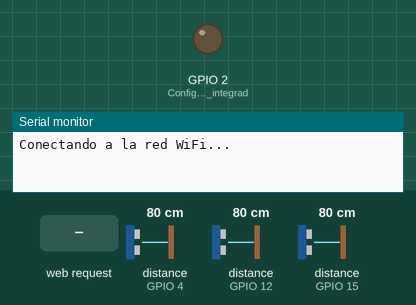
Recording of a sketch running on a simulated ESP8266 (NodeMCU). On the bench: output pins drawn as LEDs (lit = HIGH), the last lines printed to the serial monitor. Dashed ring = blinking. Inputs (shaded band) come from the test bench; at power-on: distance to the obstacle (sensors on GPIO 4, GPIO 12, GPIO 15) 80 cm. The echo pulse lasts 58.3 µs per cm; WiFi joins after 1.5 s; servers stay silent unless stated.

Above: at 0.1 s.
At 3.2 s:
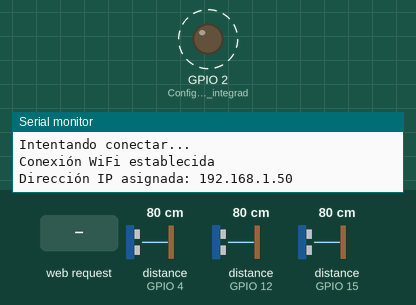
3.3 s: HTTP request GET /mediciones received
Timing chart, 0 to 12.3 s (numbered marks = the images above; inputs shaded):
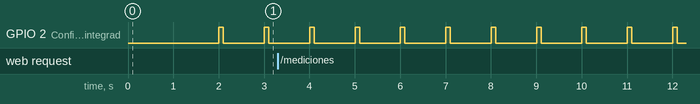

The sketch:

PenduloV2.ino
```cpp
#include <NewPing.h>
#include <ESP8266WiFi.h>
#include <ESPAsyncWebServer.h>

#define TRIG_PIN_1 5  // GPIO5 D1
#define ECHO_PIN_1 4  // GPIO4 D2

#define TRIG_PIN_2 14 // GPIO14 D5
#define ECHO_PIN_2 12 // GPIO12 D6

#define TRIG_PIN_3 13 // GPIO13 D7
#define ECHO_PIN_3 15 // GPIO15 D8

NewPing sensor1(TRIG_PIN_1, ECHO_PIN_1, 50);
NewPing sensor2(TRIG_PIN_2, ECHO_PIN_2, 50);
NewPing sensor3(TRIG_PIN_3, ECHO_PIN_3, 50);

// const char *ssid = "Totalplay-81AA";
// const char *password = "81AACCCAP4qzVGuG";

//const char *ssid = "labred";
//const char *password = "labred2017";

const char *ssid = "Redmi Note 10 Pro";
const char *password = "Je2852585";

// const char *ssid = "#WUAMC";
// const char *password = "wificua6";

AsyncWebServer server(80);
// 192.168.172
IPAddress local_IP(192, 168, 172, 100); // Dirección IP estática
IPAddress gateway(192, 168, 172, 1);
IPAddress subnet(255, 255, 255, 0);

void setup() {
  Serial.begin(115200);

  pinMode(LED_BUILTIN, OUTPUT); // Configura el LED integrado como salida

  connectToWiFi(); // Conectarse a la red WiFi

  DefaultHeaders::Instance().addHeader("Access-Control-Allow-Origin", "*");
  DefaultHeaders::Instance().addHeader("Access-Control-Allow-Methods", "POST, GET, OPTIONS");
  DefaultHeaders::Instance().addHeader("Access-Control-Allow-Headers", "*");

  server.on("/mediciones", HTTP_GET, [](AsyncWebServerRequest *request){
    Serial.println("Recibida solicitud GET en /mediciones");

    String content = "{\"distancia1\":" + String(sensor1.ping_cm() * 1.0,2) + ",\"distancia2\":" + String(sensor2.ping_cm() * 1.0,2) + ",\"distancia3\":" + String(sensor3.ping_cm() * 1.0,2) + "}";

    request->send(200, "application/json", content);
  });

  server.on("/guardarmediciones", HTTP_POST, [](AsyncWebServerRequest *request){
    Serial.println("Recibida solicitud POST en /guardarmediciones");

    // Verificar si hay datos en el cuerpo de la solicitud POST
    if(request->hasParam("plain", true)){
      // Leer el cuerpo de la solicitud POST
      String content = request->getParam("plain", true)->value();

      // Imprimir el contenido recibido
      Serial.println("Contenido recibido en la solicitud POST:");
      Serial.println(content);

      // Enviar una respuesta
      String responseContent = "Datos recibidos correctamente.";
      request->send(200, "text/plain", responseContent);
    } else {
      // No se encontró el parámetro "plain" en la solicitud
      Serial.println("Error: No se encontró el parámetro 'plain' en la solicitud POST.");
      request->send(400); // Bad Request
    }
  });

  server.on("/guardarmediciones", HTTP_OPTIONS, [](AsyncWebServerRequest *request){
    Serial.println("Recibida solicitud OPTIONS en /guardarmediciones");

    request->send(200);
  });

  server.begin();
}

void loop() {
  if (WiFi.status() != WL_CONNECTED) {
    Serial.println("Se ha perdido la conexión WiFi. Intentando reconexión...");
    connectToWiFi(); // Intentar reconectar
    digitalWrite(LED_BUILTIN, LOW); // Apaga el LED integrado durante la reconexión
    delay(1000); // Espera 1 segundo antes de intentar reconectar
  } else {
    digitalWrite(LED_BUILTIN, HIGH); // Enciende el LED integrado si la conexión WiFi está activa
    delay(100); // Espera 0.1 segundo
    digitalWrite(LED_BUILTIN, LOW); // Apaga el LED integrado
    delay(900); // Espera 0.9 segundos para un ciclo de parpadeo de 1 segundo
  }
}

void connectToWiFi() {
  Serial.println("Conectando a la red WiFi...");
  WiFi.mode(WIFI_STA); // Modo estación (cliente)

  WiFi.config(local_IP, gateway, subnet);

  WiFi.begin(ssid, password);

  int intentos = 0;
  while (WiFi.status() != WL_CONNECTED && intentos < 20) {
    delay(1000);
    Serial.println("Intentando conectar...");
    intentos++;
  }

  if (WiFi.status() == WL_CONNECTED) {
    Serial.println("Conexión WiFi establecida");
    Serial.print("Dirección IP asignada: ");
    Serial.println(WiFi.localIP());
  } else {
    Serial.println("Error al conectar a la red WiFi. Verifica las credenciales.");
  }
}
```

Measured:
- by itself, GPIO 2 (Configura_el_LED_integrad): alternates HIGH for 0.10 s and LOW for 0.90 s
